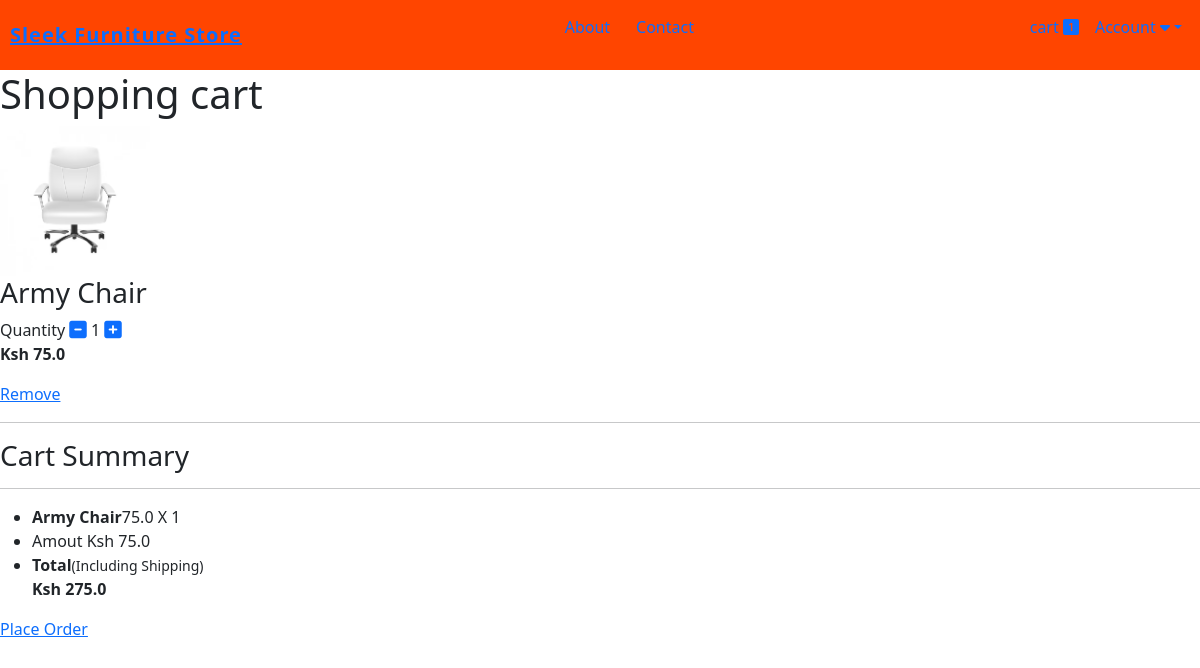
The page /cart (signed in) on the database as committed earlier.
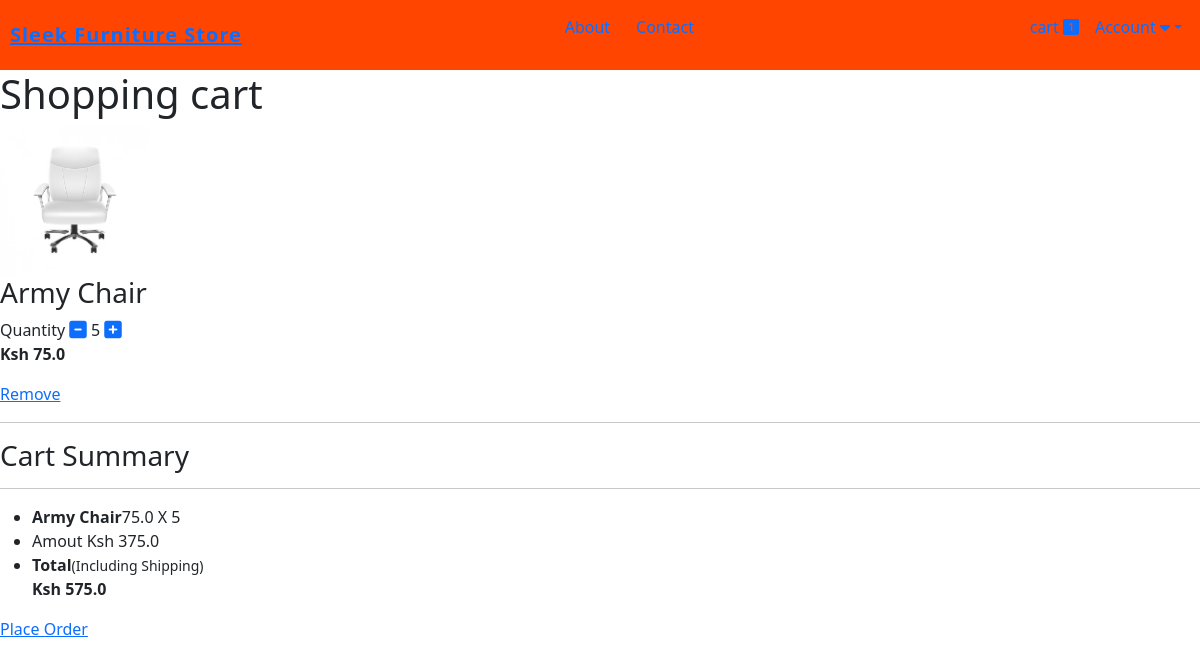
The same page on the database as committed later.
### website/models.py (models this page shows, shortened)
class Cart(db.Model):
    id = db.Column(db.Integer, primary_key=True)
    quantity = db.Column(db.Integer, nullable=False)
    customer_link = db.Column(db.Integer, db.ForeignKey('customer.id'), nullable=False)
    product_link = db.Column(db.Integer, db.ForeignKey('product.id'), nullable=False)

class Product(db.Model):
    id = db.Column(db.Integer, primary_key=True)
    product_name = db.Column(db.String(100), nullable=False)
    current_price = db.Column(db.Float, nullable=False)
    previous_price = db.Column(db.Float, nullable=False)
    in_stock = db.Column(db.Integer, nullable=False)
    product_picture = db.Column(db.String(1000), nullable=False)
    flash_sale = db.Column(db.Boolean, default=False)
    date_added = db.Column(db.DateTime(), default=datetime.utcnow)
    carts = db.relationship('Cart', backref='product', cascade='all, delete-orphan')
    orders = db.relationship('Order', backref='product', cascade='all, delete-orphan')

### website/views.py (the view)
@views.route('/cart')
@login_required
def show_cart():
    cart = Cart.query.filter_by(customer_link=current_user.id).all()
    amount = 0
    for item in cart:
        if item.product is not None:  # Check if product is not None
            amount += item.product.current_price * item.quantity
    return render_template('cart.html', cart=cart, amount=amount, total=amount+200)

### website/__init__.py (called while the page is built)
def create_app():
    app = Flask(__name__)
    app.config['SECRET_KEY'] = 'Marymutiso' #For encrypting session data for auth etc.
    app.config['SQLALCHEMY_DATABASE_URI'] = f'sqlite:///{DB_NAME}'
    db.init_app(app)
    @app.errorhandler(404)
    def page_not_found(error):
        return render_template('404.html'), 404
    login_manager = LoginManager()
    login_manager.init_app(app)
    login_manager.login_view = 'auth.login'
    @login_manager.user_loader
    def load_user(id):
        return Customer.query.get(int(id))
    from .views import views
    from .auth import auth
    from .admin import admin
    from .models import Customer, Product, Cart, Order
    app.register_blueprint(views, url_prefix='/')
    app.register_blueprint(auth, url_prefix='/')
    app.register_blueprint(admin, url_prefix='/')
    with app.app_context():
        create_database()
    return app

### website/templates/cart.html (shortened to what this page needs)
{% extends 'base.html' %}
{% block content %}
<div>
    {% if cart %}
    <h1>Shopping cart</h1>
    <div>
       {% for item in cart %}
       <div>
        <img src="{{ item.product.product_picture }}" alt="" height="150px" width="150px" >
       </div>
       <div>
        <h3>{{ item.product.product_name }}</h3>
        <div>
            <label for="quantity">Quantity</label>
            <a class="minus-cart" pid="{{item.id}}"><i class="fas fa-minus-square fa-lg"></i></a>
            <span id="quantity">{{ item.quantity }}</span>
            <a class="plus-cart" pid="{{ item.id }}"><i class="fas fa-plus-square fa-lg"></i></a>
        </div>
        <div>
            <p><span><strong>Ksh {{ item.product.current_price }}</strong></span></p>
            <a href="" class="remove-cart" pid="{{item.id}}">Remove</a>
        </div>
       </div>
       <hr>
       {% endfor %}
    </div>
    <div>
        <h3>Cart Summary</h3>
        <hr>
        <ul>
            {% for item in cart %}
            <li><strong>{{ item.product.product_name }}</strong><span id="amount">{{ item.product.current_price }} X <span id="quantity{{item.id}}">{{ item.quantity }}</span></span></li>
            {% endfor %}
            <li>Amout <span>Ksh <span id="amount_tt">{{ amount }}</span></span></li>
            <li>
                <div>
                    <strong>Total</strong><small>(Including Shipping)</small>
                </div>
                <span><strong>Ksh </strong><span id="totalamount"><strong>{{ total }}</strong></span></span>
            </li>
        </ul>
        <div><a href="/place-order">Place Order</a></div>
    </div>
    {% else %}
    <h1>Your Cart is Empty</h1>
    {% endif %}
</div>
{% endblock %}

Rows that differ between the two databases and show on the page:
changed Cart "Army Chair": quantity "1" → "5"
Other text that changed with them:
{{ amount }}: "75.0" → "375.0"
{{ total }}: "275.0" → "575.0"
